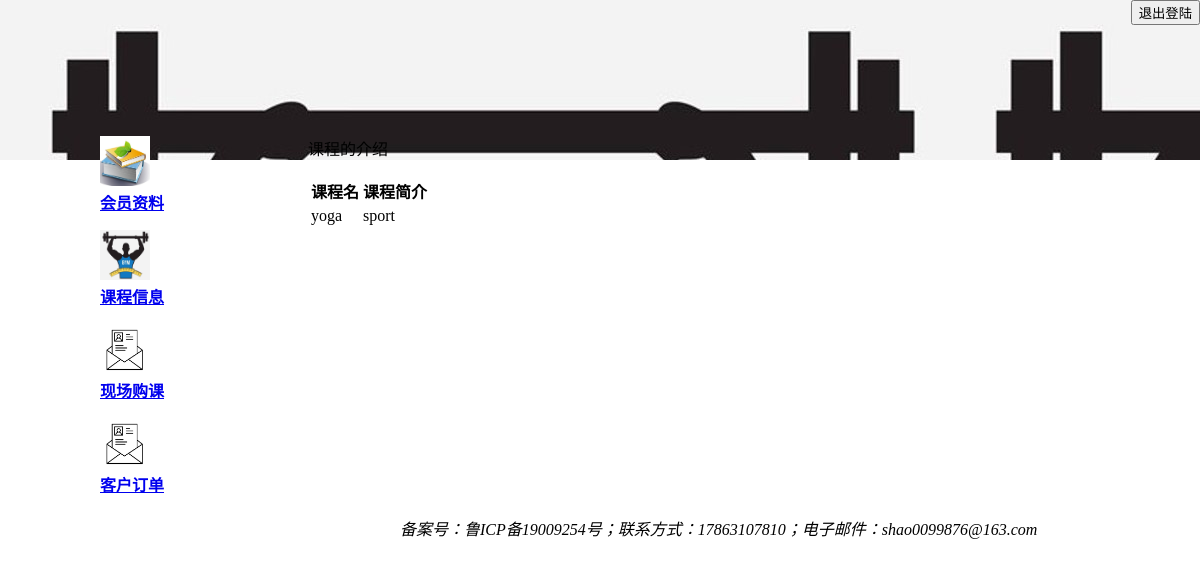
/course/view/yoga/ (signed in), run on an earlier commit of the app's database.
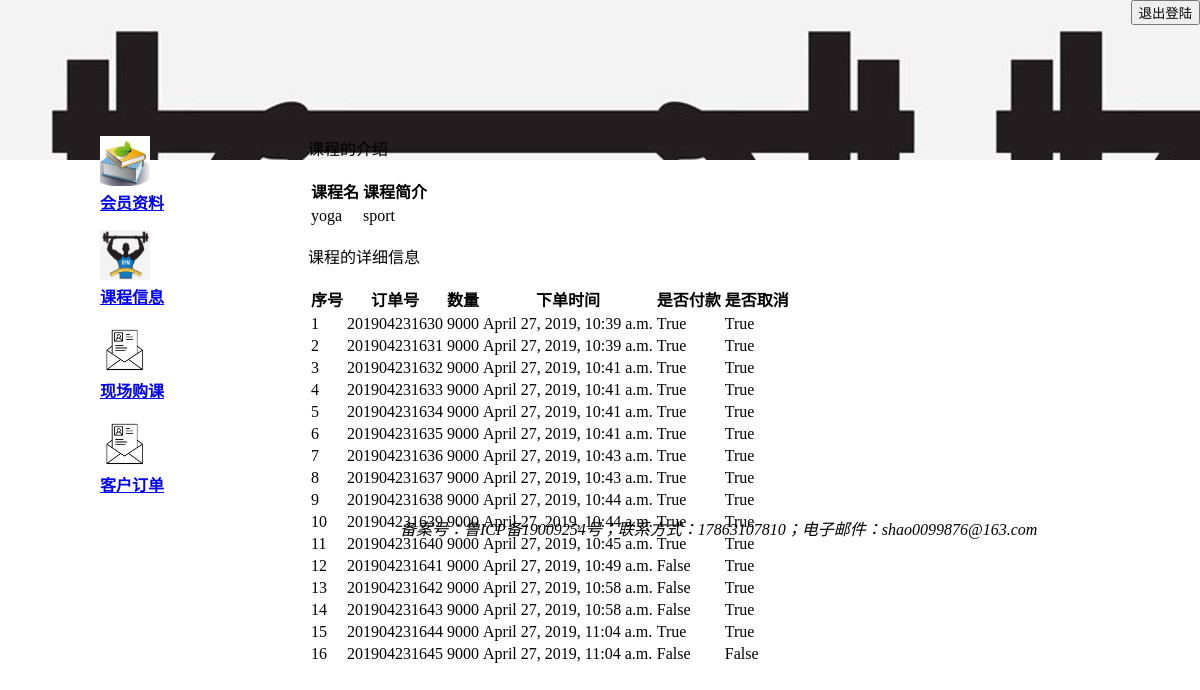
And on a later commit of the database.
### Database/models.py (models this page shows, shortened)
class BuyRecord(models.Model):
    number = models.IntegerField(primary_key=True)
    username = models.CharField(max_length=50)
    coursename = models.CharField(max_length=50)
    amount = models.IntegerField(default=0)      #表示课程的数量
    time = models.DateTimeField(auto_now=True)
    price = models.IntegerField(default=0)         #表示订单的总金额
    pay_flag = models.BooleanField(default=False)  # 标记是否付钱的订单
    valid = models.BooleanField(default=True)  # 标记是否为取消的订单

### Course/views.py (the view)
# urls.py: path('<coursename>/',viewCourseDetails),
def viewCourseDetails(request, coursename):  # 显示课程的详细信息
    sessionManager = SessionManager(request)
    if sessionManager.isAdministrator(): #如果是管理员登陆
        courses = Course.objects.get(coursename=coursename)  # 查询当前课程信息,为了后面显示详细信息
        detailcourse = BuyRecord.objects.filter(coursename=coursename)  # 查询这个课程的所有订单（包括付钱和没付钱的）
        Authority = 'Admin'
    else: #如果是客户登陆
        username = sessionManager.getUsername()  # 获取当前登录的用户名字
        courses = Course.objects.get(coursename=coursename)  # 查询当前课程信息,为了后面显示详细信息
        detailcourse = BuyRecord.objects.filter(username=username,coursename=coursename)  # 查询这个用户关于这门课的订单状态（付钱和没付钱的）
        Authority = 'Customer'
    return render(request, 'detailmessageUI.html', {'Authority': Authority, 'courses':courses,'order1': detailcourse})

### Database/models.py (called while the page is built)
    def isAdministrator(self):
        if self.authoritySignal:
            return True
        else:
            return False

### Tools/SessionManager.py (called while the page is built)
    def isAdministrator(self):
        username=self.session.get("Username",default=None)
        if username is not None:
            user=Customer.objects.get(username=username)
            return user.isAdministrator()
        return False

### Course/templates/detailmessageUI.html (shortened to what this page needs)
{% extends 'logedbase.html' %}
{% block content2 %}
    <p>课程的介绍</p>
    <table>
        <tr>
            <th>课程名</th>
            <th>课程简介</th>
        </tr>
        <tr>
            <td>{{courses.coursename}}</td>
            <td>{{courses.courseintroduction}}</td>
        </tr>
    </table>
    {% if order1 %}
    <p>课程的详细信息</p>
        <table>
           <tr>
                <th>序号</th>
                <th>订单号</th>
                <th>数量</th>
                <th>下单时间</th>
                <th>是否付款</th>
                <th>是否取消</th>
            </tr>
         {% for i in order1 %}
            <tr>
                <td>{{ forloop.counter }}</td>
                <td>{{ i.number }}</td>
                <td>{{ i.amount }}</td>
                <td>{{ i.time }}</td>
                <td>{{ i.pay_flag }}</td>
                <td>{{i.valid}}</td>
            </tr>
        {% endfor %}
        </table>
    {% endif%}
    {% endblock %}

What changed in the data, as far as the page shows it:
added BuyRecord: number "201904231630", amount "9000", time "April 27, 2019, 10:39 a.m.", pay_flag "True", valid "True"
added BuyRecord: number "201904231631", amount "9000", time "April 27, 2019, 10:39 a.m.", pay_flag "True", valid "True"
added BuyRecord: number "201904231632", amount "9000", time "April 27, 2019, 10:41 a.m.", pay_flag "True", valid "True"
added BuyRecord: number "201904231633", amount "9000", time "April 27, 2019, 10:41 a.m.", pay_flag "True", valid "True"
added BuyRecord: number "201904231634", amount "9000", time "April 27, 2019, 10:41 a.m.", pay_flag "True", valid "True"
added BuyRecord: number "201904231635", amount "9000", time "April 27, 2019, 10:41 a.m.", pay_flag "True", valid "True"
added BuyRecord: number "201904231636", amount "9000", time "April 27, 2019, 10:43 a.m.", pay_flag "True", valid "True"
added BuyRecord: number "201904231637", amount "9000", time "April 27, 2019, 10:43 a.m.", pay_flag "True", valid "True"
added BuyRecord: number "201904231638", amount "9000", time "April 27, 2019, 10:44 a.m.", pay_flag "True", valid "True"
added BuyRecord: number "201904231639", amount "9000", time "April 27, 2019, 10:44 a.m.", pay_flag "True", valid "True"
added BuyRecord: number "201904231640", amount "9000", time "April 27, 2019, 10:45 a.m.", pay_flag "True", valid "True"
added BuyRecord: number "201904231641", amount "9000", time "April 27, 2019, 10:49 a.m.", pay_flag "False", valid "True"
added BuyRecord: number "201904231642", amount "9000", time "April 27, 2019, 10:58 a.m.", pay_flag "False", valid "True"
added BuyRecord: number "201904231643", amount "9000", time "April 27, 2019, 10:58 a.m.", pay_flag "False", valid "True"
added BuyRecord: number "201904231644", amount "9000", time "April 27, 2019, 11:04 a.m.", pay_flag "True", valid "True"
added BuyRecord: number "201904231645", amount "9000", time "April 27, 2019, 11:04 a.m.", pay_flag "False", valid "False"
Also different on the page:
text now shown: "课程的详细信息 序号 订单号 数量 下单时间 是否付款 是否取消"
